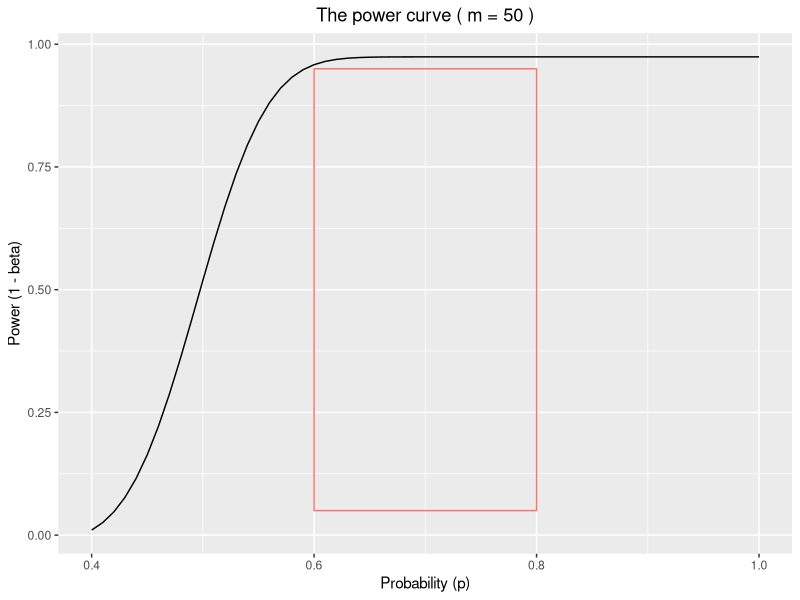
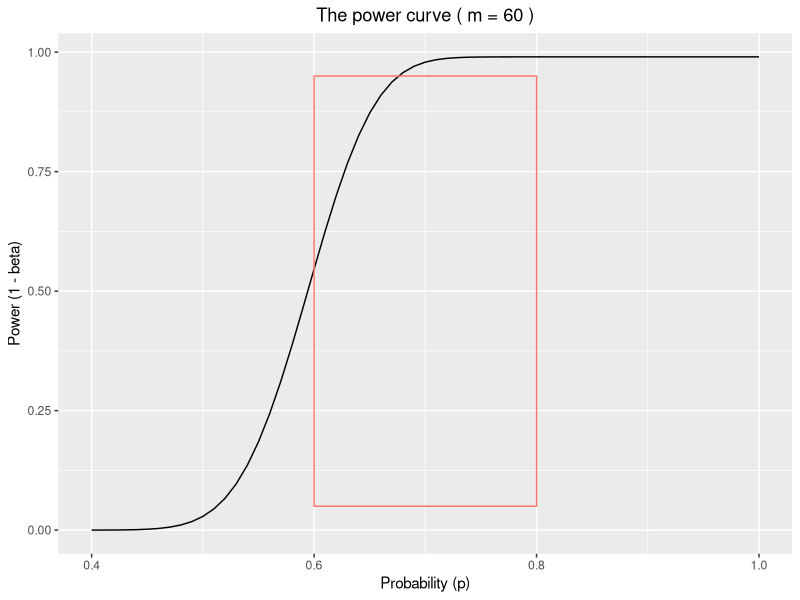
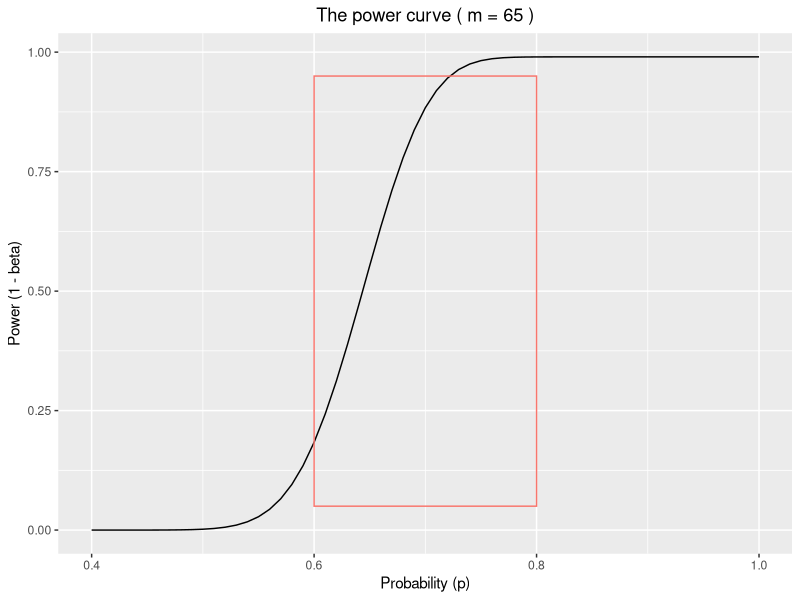
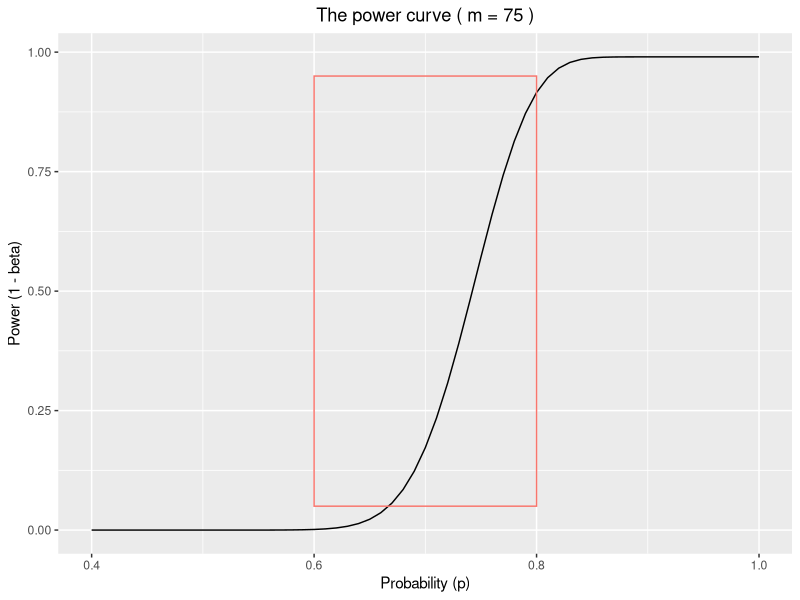
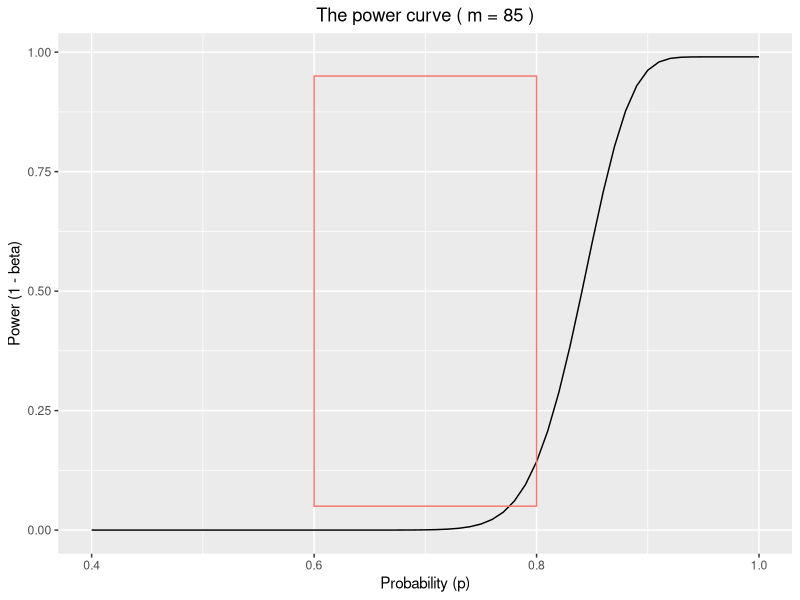
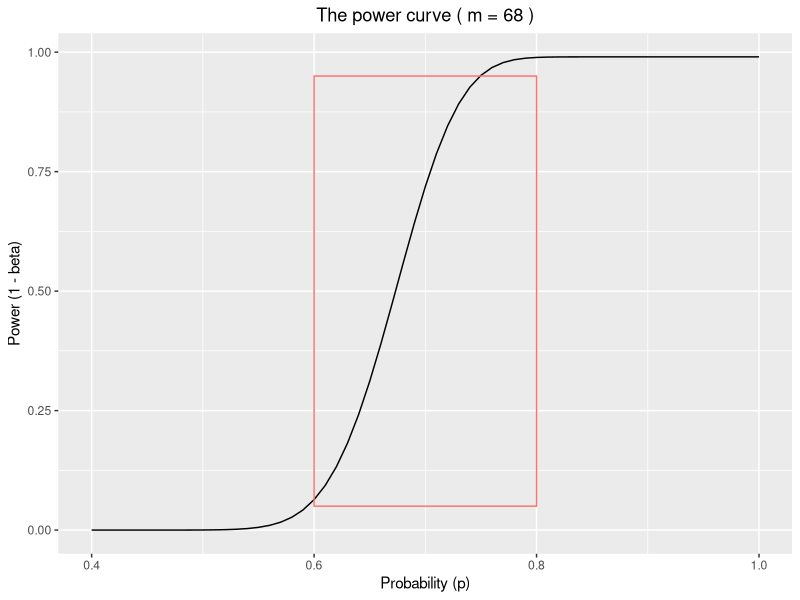
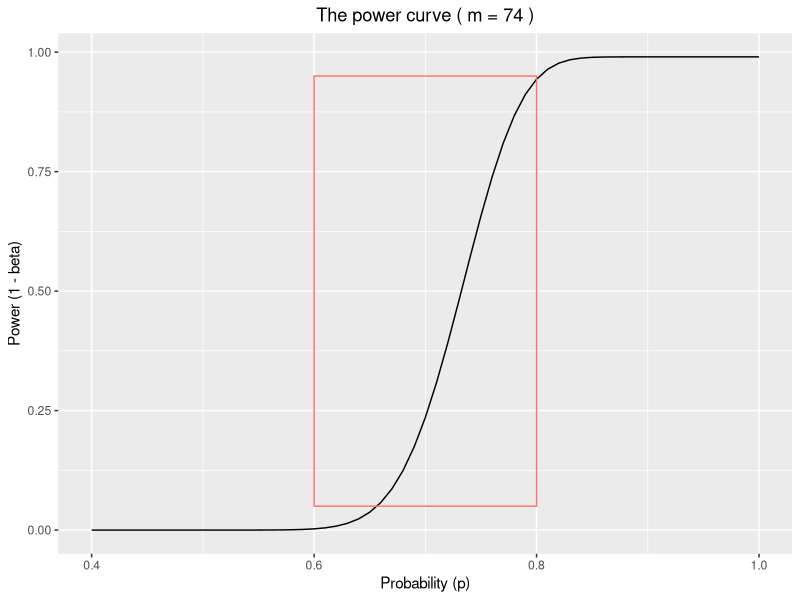
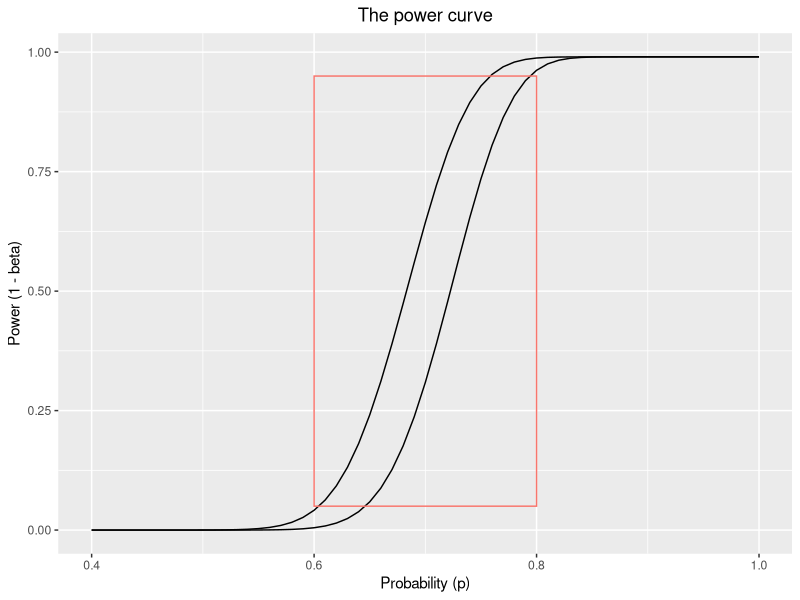

Write the R code that produced these figures, in order.
## ---- chunk 1
knitr::opts_chunk$set(fig.width=6, fig.height=4) 
## ---- chunk 2
library(tidyverse)
power_curve <- function(m){
  p <- seq(from = 0.4, to = 1, by = 0.01)
  # Binomial distribution
  a <- dbinom(m, size = 100, prob = p)
  power <- cumsum(a)
  return(power)
}
## ---- chunk 3
box <- function(m){
  x_axis <- seq(from = 0.4, to = 1, by = 0.01)
plot <- ggplot() +
  # Plot the power curve
  geom_line(aes(x_axis, power_curve(m))) +
  # Adding the box from 0.6 to 0.8, with bottom and top at heights 0.05 and 0.95
  geom_rect(aes(xmin = 0.6, xmax = 0.8, ymin = 0.05, ymax = 0.95, col = "red"), 
            fill = NA) +
  xlab("Probability (p)") +
  ylab("Power (1 - beta)") +
  ggtitle(paste("The power curve ( m =", m, ")")) +
  theme(legend.position = "none") +
  theme(plot.title = element_text(hjust = 0.5))
return(plot)
}
## ---- chunk 4
box(50)
## ---- chunk 5
box(60)
## ---- chunk 6
box(65)
## ---- chunk 7
box(75)
## ---- chunk 8
box(85)
## ---- chunk 9
box(68)
## ---- chunk 10
box(74)
## ---- chunk 11
x_axis <- seq(from = 0.4, to = 1, by = 0.01)
ggplot() +
  geom_line(aes(x_axis, power_curve(69))) +
  geom_line(aes(x_axis, power_curve(73))) +
  geom_rect(aes(xmin = 0.6, xmax = 0.8, ymin = 0.05, ymax = 0.95, col = "red"), 
            fill = NA) +
  xlab("Probability (p)") +
  ylab("Power (1 - beta)") +
  ggtitle("The power curve") +
  theme(legend.position = "none") +
  theme(plot.title = element_text(hjust = 0.5))
